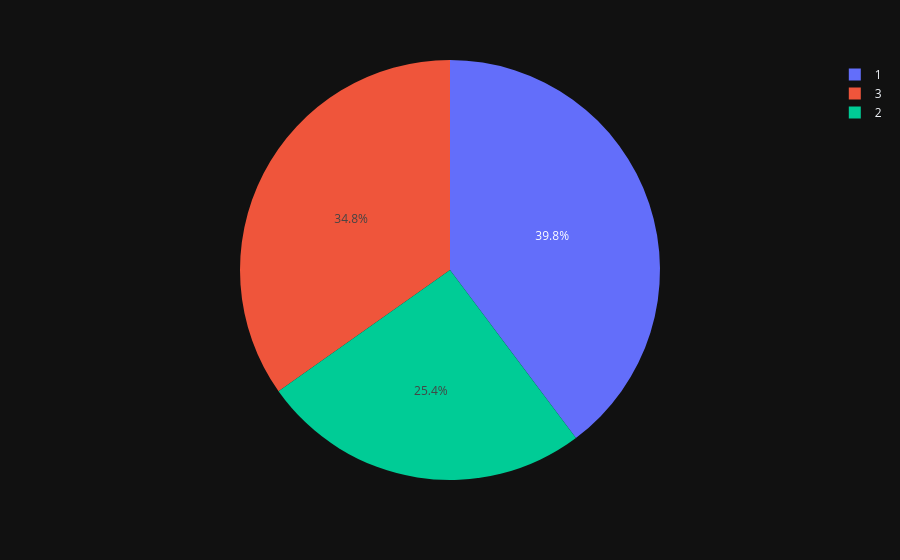

Write notebook code for a chart like this one.
### Code cell
nbr_class=data.loc[data["Survived"]==1]["Pclass"].value_counts().reset_index()
nbr_class.columns=["Pclass", "Count"]
fig=px.pie(nbr_class,values="Count",names="Pclass")
fig.show()

### Figure 1 — Plotly figure (JSON) as saved in the notebook; plotly's stock layout.template omitted (floating-point values rounded to 4 significant figures)
{"data": [{"domain": {"x": [0.0, 1.0], "y": [0.0, 1.0]}, "hovertemplate": "Pclass=%{label}<br>Count=%{value}<extra></extra>", "labels": [1, 3, 2], "legendgroup": "", "name": "", "showlegend": true, "values": [136, 119, 87], "type": "pie"}], "layout": {"legend": {"tracegroupgap": 0}, "margin": {"t": 60}}}
